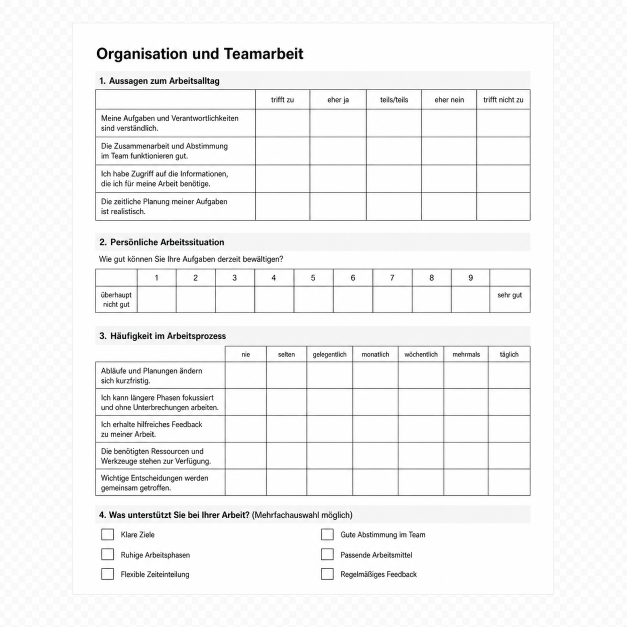
#> input picture bild-01-fragebogen-leer-v2.png, 1254 x 1254 px (shown at 1/2 size)
$ python prepare_assets.py
#> lines starting #> are read from the running program, lines starting #| are printed output that depends on the picture; after the words box and inside, x2 and y2 are one past the last pixel; in counts of white or black regions, pixels touching at a corner belong together
"""Create transparent variants of the generated questionnaire artwork.

The source PNGs contain a light checkerboard baked into the RGB pixels.  This
script removes only the near-white region connected to the canvas edge, so the
white sheets and their soft shadows remain intact.
"""

from pathlib import Path

import numpy as np
from PIL import Image
from scipy import ndimage


FILES = (
    "bild-01-fragebogen-leer-v2.png",
)

SINGLE_PAGE_BOUNDS = {
    "bild-01-fragebogen-leer-v2.png": (145, 46, 1107, 1190),
    "bild-02-fragebogen-erkannt-v4.png": (145, 46, 1107, 1190),
}

DETECTED_SOURCE = Path("bild-02-fragebogen-erkannt-v4.png")
BLANK_SOURCE = Path("bild-01-fragebogen-leer-v2.png")
CLEAN_DETECTED_TARGET = Path("bild-02-fragebogen-ausgefuellt-clean-alpha.png")


def remove_baked_background(source: Path) -> Path:
    image = Image.open(source).convert("RGB")
#> image is the input picture: PIL image 1254x1254 RGB; mean R, G, B 244.2, 244.2, 244.2
    pixels = np.asarray(image)

    if source.name in SINGLE_PAGE_BOUNDS:
        left, top, right, bottom = SINGLE_PAGE_BOUNDS[source.name]
        alpha = np.zeros(pixels.shape[:2], dtype=float)
        alpha[top:bottom, left:right] = 1
    else:
        minimum = pixels.min(axis=2)
        maximum = pixels.max(axis=2)
        near_white = (minimum >= 239) & ((maximum - minimum) <= 5)

        labels, _ = ndimage.label(near_white)
        edge_labels = np.unique(
            np.concatenate((labels[0], labels[-1], labels[:, 0], labels[:, -1]))
        )
        background = np.isin(labels, edge_labels[edge_labels != 0])

        # Preserve the antialiased paper/shadow edge while gently fading the
        # last two background pixels to avoid a pale fringe.
        distance = ndimage.distance_transform_edt(~background)
        alpha = np.clip(distance / 2.0, 0, 1)
        alpha[~background & (distance >= 2)] = 1

    rgba = np.dstack((pixels, np.rint(alpha * 255).astype(np.uint8)))
    target = source.with_name(f"{source.stem}-alpha.png")
    Image.fromarray(rgba).save(target, optimize=True)
    return target


def create_clean_detected_page() -> Path:
    """Remove colored recognition frames while preserving handwritten marks."""
    detected = np.asarray(Image.open(DETECTED_SOURCE).convert("RGB")).copy()
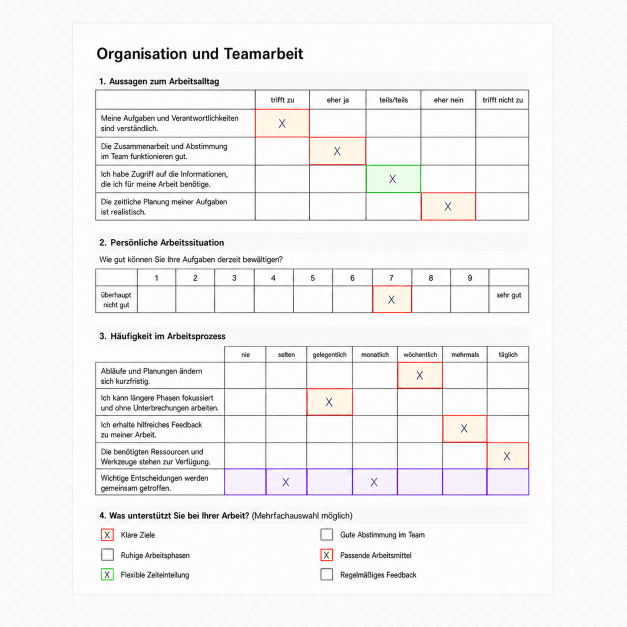
#> input picture bild-02-fragebogen-erkannt-v4.png, 1254 x 1254 px (shown at 1/2 size)
#> detected is the input picture: shape (1254, 1254, 3); mean R, G, B 243.3, 242.3, 242.5
    blank = np.asarray(Image.open(BLANK_SOURCE).convert("RGB"))

    red = detected[:, :, 0]
    green = detected[:, :, 1]
    blue = detected[:, :, 2]
    maximum = detected.max(axis=2)
    minimum = detected.min(axis=2)
    bright_tint = ((maximum - minimum) > 4) & (maximum > 135)
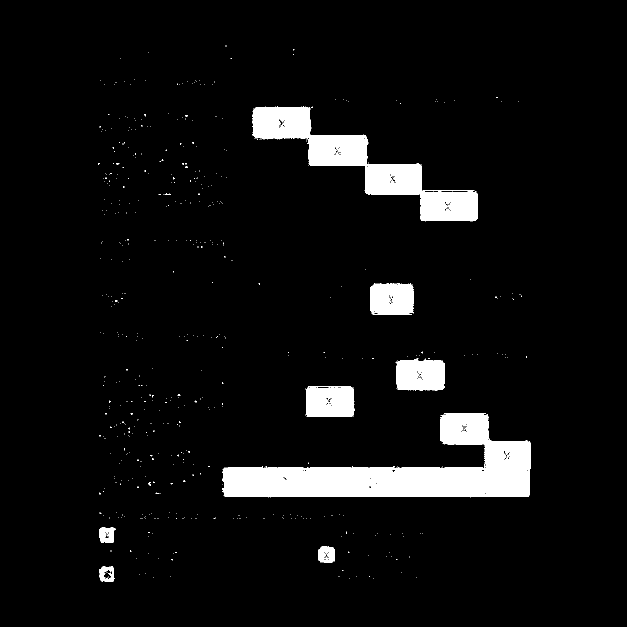
#> bright_tint: shape (1254, 1254) bool (shown at 1/2 size); 5.6% white; 616 white regions (589 under 20 px), largest, box (x1, y1, x2, y2) and area: (445, 826, 1062, 991) 41748, (505, 213, 954, 443) 26117, (611, 772, 708, 834) 5249
    red_line = (red > green + 9) & (red > blue + 9)
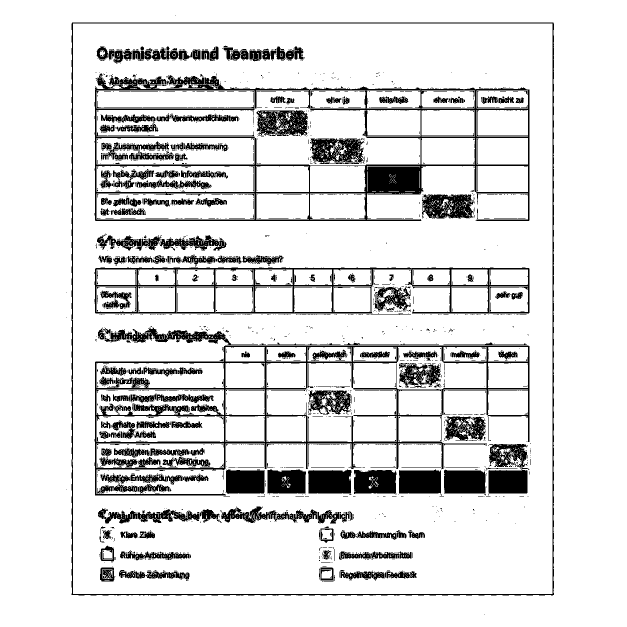
#> red_line: shape (1254, 1254) bool (shown at 1/2 size); 87.2% white; 2307 black regions (1995 under 20 px), largest, box (x1, y1, x2, y2) and area: (190, 146, 1059, 442) 28164, (190, 691, 1059, 991) 20780, (190, 536, 1059, 627) 10250
    green_line = (green > red + 7) & (green > blue + 7)
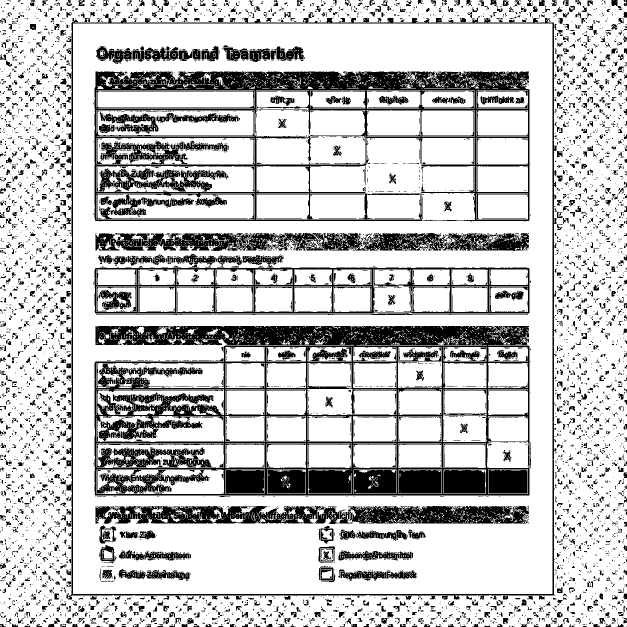
#> green_line: shape (1254, 1254) bool (shown at 1/2 size); 77.6% white; 5883 black regions (4600 under 20 px), largest, box (x1, y1, x2, y2) and area: (190, 652, 1059, 991) 94213, (188, 143, 1059, 442) 50442, (191, 1012, 1058, 1048) 22388
    violet_line = (red > green + 7) & (blue > green + 7) & (maximum > 75)
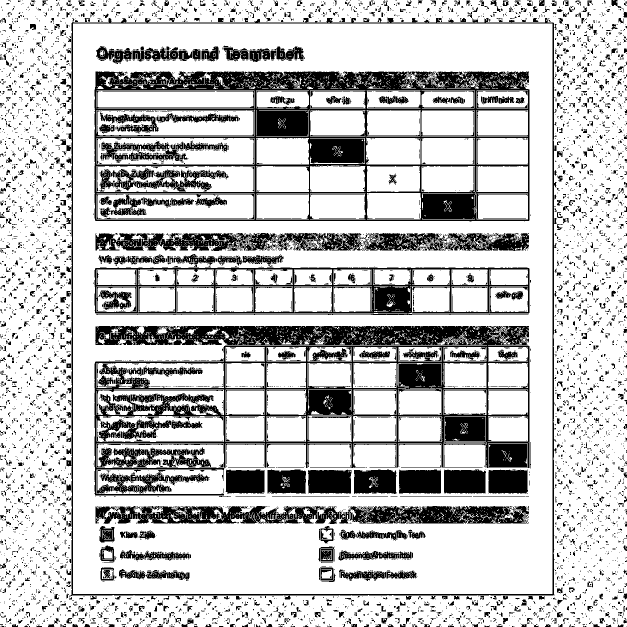
#> violet_line: shape (1254, 1254) bool (shown at 1/2 size); 77.1% white; 6461 black regions (5424 under 20 px), largest, box (x1, y1, x2, y2) and area: (190, 652, 1059, 991) 79148, (189, 143, 1059, 442) 63222, (191, 466, 1058, 502) 20383
    colored_overlay = bright_tint | red_line | green_line | violet_line
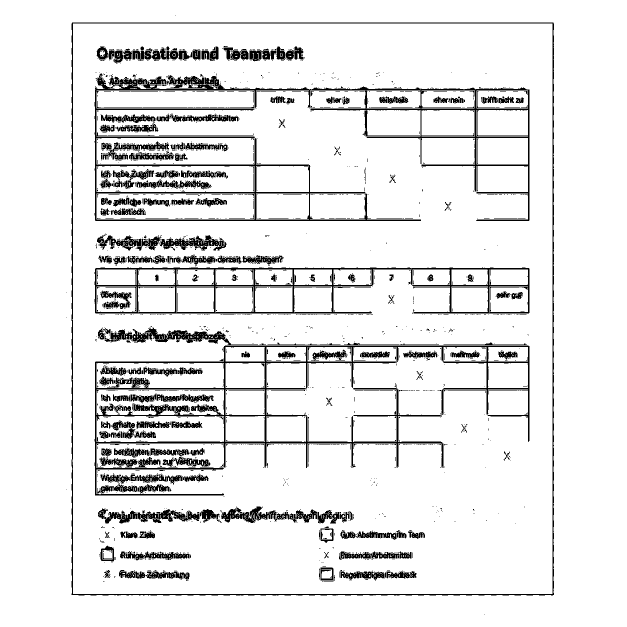
#> colored_overlay: shape (1254, 1254) bool (shown at 1/2 size); 90.9% white; 2115 black regions (1833 under 20 px), largest, box (x1, y1, x2, y2) and area: (190, 146, 1059, 442) 21438, (190, 691, 1059, 991) 20042, (143, 45, 1108, 1191) 10205
    detected[colored_overlay] = blank[colored_overlay]
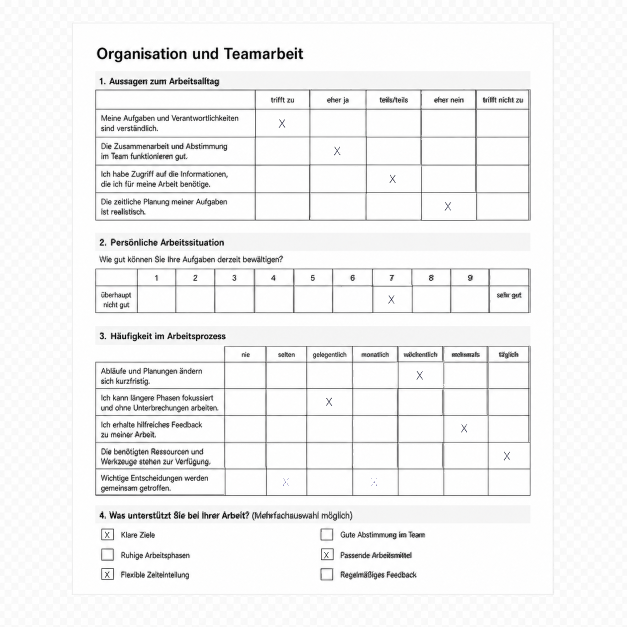
#> detected: shape (1254, 1254, 3) (shown at 1/2 size); mean R, G, B 243.2, 243.2, 243.2

    left, top, right, bottom = SINGLE_PAGE_BOUNDS[DETECTED_SOURCE.name]
    alpha = np.zeros(detected.shape[:2], dtype=np.uint8)
    alpha[top:bottom, left:right] = 255
    rgba = np.dstack((detected, alpha))
    Image.fromarray(rgba).save(CLEAN_DETECTED_TARGET, optimize=True)
    return CLEAN_DETECTED_TARGET


if __name__ == "__main__":
    for filename in FILES:
        result = remove_baked_background(Path(filename))
        print(result)
    print(create_clean_detected_page())
